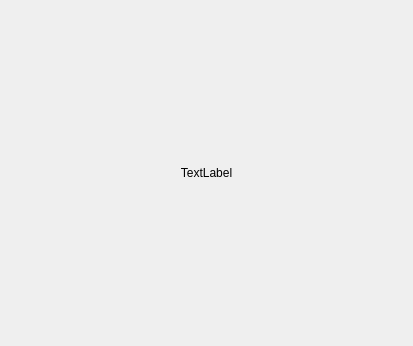
<?xml version="1.0" encoding="UTF-8"?>
<ui version="4.0">
 <class>p300</class>
 <widget class="QWidget" name="p300">
  <property name="geometry">
   <rect>
    <x>0</x>
    <y>0</y>
    <width>413</width>
    <height>346</height>
   </rect>
  </property>
  <property name="windowTitle">
   <string>P300-Oddball</string>
  </property>
  <layout class="QVBoxLayout" name="verticalLayout">
   <item>
    <widget class="QLabel" name="label">
     <property name="text">
      <string>TextLabel</string>
     </property>
     <property name="alignment">
      <set>Qt::AlignCenter</set>
     </property>
    </widget>
   </item>
  </layout>
 </widget>
 <resources/>
 <connections/>
</ui>
